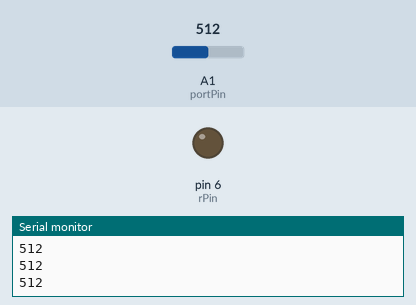
Recording of a sketch running on a simulated Arduino Uno, built with avr-gcc and run on an emulated ATmega328P. Shown: output pins drawn as LEDs (lit = HIGH), the last lines printed to the serial monitor. The inputs (shaded band) are chosen by the test bench; at power-on: A1 (portPin) = 512.

Above: at 1.2 s.
1.3 s: A1 (portPin) set to 987
3.2 s: A1 (portPin) set to 1008
At 4.8 s:
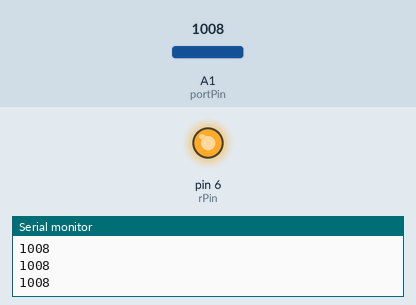
5.1 s: A1 (portPin) set to 990
At 6.6 s:
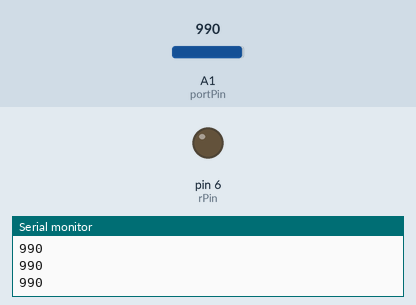
7.1 s: A1 (portPin) set to 1010
At 8.2 s:
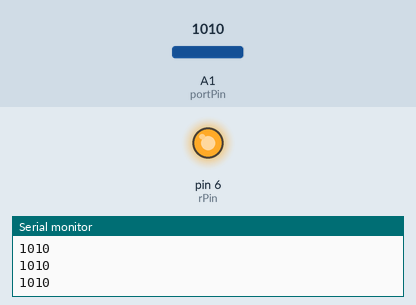
Timing chart, 0 to 10.1 s (numbered marks = the images above; inputs shaded):
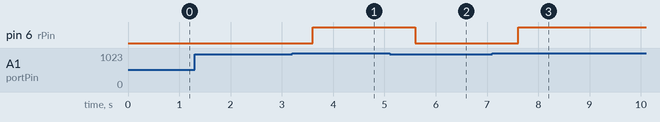

Measured:
- the behaviour switches between 1000 and 1001 on A1 (portPin) (found by bisection; images 0 and 1)
- after the input at 3.2 s, pin 6 (rPin): LOW → HIGH after 0.40 s
- after the input at 5.1 s, pin 6 (rPin): HIGH → LOW after 0.50 s
- after the input at 7.1 s, pin 6 (rPin): LOW → HIGH after 0.51 s

The sketch:

while_loop.ino
```cpp
int portPin = A1;
int portVal;
int rPin = 6;
int delayT = 400;
void setup() {
  // put your setup code here, to run once:
Serial.begin(9600);
pinMode(portPin,INPUT);
pinMode(rPin,OUTPUT);
}

void loop() {
  // put your main code here, to run repeatedly:
  portVal = analogRead(portPin);
  Serial.println(portVal);
  delay(delayT);

while (portVal > 1000){
  digitalWrite(rPin,HIGH);
  portVal = analogRead(portPin);
  Serial.println(portVal);
  delay(delayT);
}
digitalWrite(rPin,LOW);
}
```
